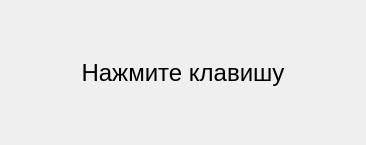
<?xml version="1.0" encoding="UTF-8"?>
<ui version="4.0">
 <class>SelectKeyWgt</class>
 <widget class="QDialog" name="SelectKeyWgt">
  <property name="windowModality">
   <enum>Qt::ApplicationModal</enum>
  </property>
  <property name="geometry">
   <rect>
    <x>0</x>
    <y>0</y>
    <width>366</width>
    <height>145</height>
   </rect>
  </property>
  <property name="windowTitle">
   <string>Dialog</string>
  </property>
  <layout class="QVBoxLayout" name="verticalLayout_2">
   <item>
    <layout class="QVBoxLayout" name="verticalLayout">
     <item>
      <widget class="QLabel" name="label">
       <property name="font">
        <font>
         <pointsize>18</pointsize>
        </font>
       </property>
       <property name="text">
        <string>Нажмите клавишу</string>
       </property>
       <property name="alignment">
        <set>Qt::AlignCenter</set>
       </property>
      </widget>
     </item>
    </layout>
   </item>
  </layout>
 </widget>
 <resources/>
 <connections/>
</ui>
